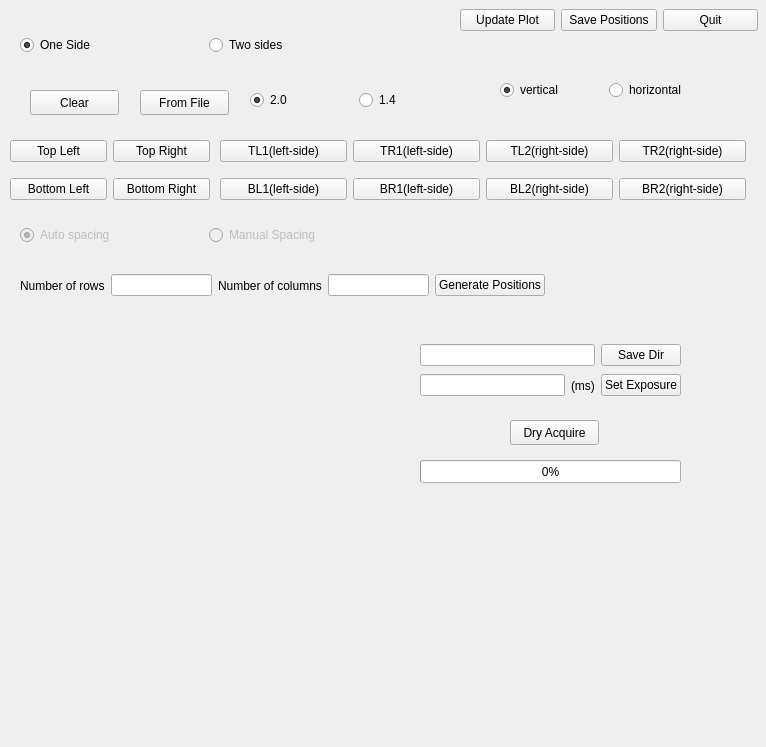
<?xml version="1.0" encoding="UTF-8"?>
<ui version="4.0">
 <class>PosGenWindow</class>
 <widget class="QMainWindow" name="PosGenWindow">
  <property name="geometry">
   <rect>
    <x>0</x>
    <y>0</y>
    <width>766</width>
    <height>747</height>
   </rect>
  </property>
  <property name="windowTitle">
   <string>MainWindow</string>
  </property>
  <widget class="QWidget" name="posgen_widget">
   <widget class="QWidget" name="horizontalLayoutWidget">
    <property name="geometry">
     <rect>
      <x>20</x>
      <y>20</y>
      <width>371</width>
      <height>51</height>
     </rect>
    </property>
    <layout class="QHBoxLayout" name="grid_type_layout">
     <item>
      <widget class="QRadioButton" name="one_rect_button">
       <property name="text">
        <string>One Side</string>
       </property>
       <property name="checked">
        <bool>true</bool>
       </property>
      </widget>
     </item>
     <item>
      <widget class="QRadioButton" name="two_rect_button">
       <property name="text">
        <string>Two sides</string>
       </property>
      </widget>
     </item>
    </layout>
   </widget>
   <widget class="QWidget" name="gridLayoutWidget">
    <property name="geometry">
     <rect>
      <x>10</x>
      <y>130</y>
      <width>200</width>
      <height>80</height>
     </rect>
    </property>
    <layout class="QGridLayout" name="one_side_layout">
     <item row="0" column="0">
      <widget class="QPushButton" name="tl_button">
       <property name="text">
        <string>Top Left</string>
       </property>
      </widget>
     </item>
     <item row="1" column="0">
      <widget class="QPushButton" name="bl_button">
       <property name="text">
        <string>Bottom Left</string>
       </property>
      </widget>
     </item>
     <item row="0" column="1">
      <widget class="QPushButton" name="tr_button">
       <property name="text">
        <string>Top Right</string>
       </property>
      </widget>
     </item>
     <item row="1" column="1">
      <widget class="QPushButton" name="br_button">
       <property name="text">
        <string>Bottom Right</string>
       </property>
      </widget>
     </item>
    </layout>
   </widget>
   <widget class="QWidget" name="horizontalLayoutWidget_2">
    <property name="enabled">
     <bool>true</bool>
    </property>
    <property name="geometry">
     <rect>
      <x>220</x>
      <y>130</y>
      <width>526</width>
      <height>81</height>
     </rect>
    </property>
    <layout class="QHBoxLayout" name="two_sides_layout">
     <item>
      <layout class="QGridLayout" name="left_side_layout">
       <item row="1" column="0">
        <widget class="QPushButton" name="left_bl_button">
         <property name="enabled">
          <bool>true</bool>
         </property>
         <property name="text">
          <string>BL1(left-side)</string>
         </property>
        </widget>
       </item>
       <item row="1" column="1">
        <widget class="QPushButton" name="left_br_button">
         <property name="enabled">
          <bool>true</bool>
         </property>
         <property name="text">
          <string>BR1(left-side)</string>
         </property>
        </widget>
       </item>
       <item row="0" column="0">
        <widget class="QPushButton" name="left_tl_button">
         <property name="enabled">
          <bool>true</bool>
         </property>
         <property name="text">
          <string>TL1(left-side)</string>
         </property>
        </widget>
       </item>
       <item row="0" column="1">
        <widget class="QPushButton" name="left_tr_button">
         <property name="enabled">
          <bool>true</bool>
         </property>
         <property name="text">
          <string>TR1(left-side)</string>
         </property>
        </widget>
       </item>
      </layout>
     </item>
     <item>
      <layout class="QGridLayout" name="right_side_layout">
       <item row="0" column="1">
        <widget class="QPushButton" name="right_tr_button">
         <property name="enabled">
          <bool>true</bool>
         </property>
         <property name="text">
          <string>TR2(right-side)</string>
         </property>
        </widget>
       </item>
       <item row="0" column="0">
        <widget class="QPushButton" name="right_tl_button">
         <property name="enabled">
          <bool>true</bool>
         </property>
         <property name="text">
          <string>TL2(right-side)</string>
         </property>
        </widget>
       </item>
       <item row="1" column="0">
        <widget class="QPushButton" name="right_bl_button">
         <property name="enabled">
          <bool>true</bool>
         </property>
         <property name="text">
          <string>BL2(right-side)</string>
         </property>
        </widget>
       </item>
       <item row="1" column="1">
        <widget class="QPushButton" name="right_br_button">
         <property name="enabled">
          <bool>true</bool>
         </property>
         <property name="text">
          <string>BR2(right-side)</string>
         </property>
        </widget>
       </item>
      </layout>
     </item>
    </layout>
   </widget>
   <widget class="QWidget" name="horizontalLayoutWidget_3">
    <property name="geometry">
     <rect>
      <x>460</x>
      <y>0</y>
      <width>298</width>
      <height>41</height>
     </rect>
    </property>
    <layout class="QHBoxLayout" name="general_buttons">
     <item>
      <widget class="QPushButton" name="update_plot_button">
       <property name="text">
        <string>Update Plot</string>
       </property>
      </widget>
     </item>
     <item>
      <widget class="QPushButton" name="save_pos_button">
       <property name="text">
        <string>Save Positions</string>
       </property>
      </widget>
     </item>
     <item>
      <widget class="QPushButton" name="quit_button">
       <property name="text">
        <string>Quit</string>
       </property>
      </widget>
     </item>
    </layout>
   </widget>
   <widget class="QWidget" name="horizontalLayoutWidget_4">
    <property name="geometry">
     <rect>
      <x>20</x>
      <y>260</y>
      <width>525</width>
      <height>51</height>
     </rect>
    </property>
    <layout class="QHBoxLayout" name="spacing_layout_input">
     <item>
      <widget class="QLabel" name="n_rows_label">
       <property name="text">
        <string>Number of rows</string>
       </property>
      </widget>
     </item>
     <item>
      <widget class="QLineEdit" name="n_rows_edit"/>
     </item>
     <item>
      <widget class="QLabel" name="n_cols_label">
       <property name="text">
        <string>Number of columns</string>
       </property>
      </widget>
     </item>
     <item>
      <widget class="QLineEdit" name="n_cols_edit"/>
     </item>
     <item>
      <widget class="QPushButton" name="generate_pos_button">
       <property name="text">
        <string>Generate Positions</string>
       </property>
      </widget>
     </item>
    </layout>
   </widget>
   <widget class="QWidget" name="horizontalLayoutWidget_5">
    <property name="geometry">
     <rect>
      <x>20</x>
      <y>220</y>
      <width>371</width>
      <height>31</height>
     </rect>
    </property>
    <layout class="QHBoxLayout" name="spacing_layout_type">
     <item>
      <widget class="QRadioButton" name="auto_spacing_button">
       <property name="enabled">
        <bool>false</bool>
       </property>
       <property name="text">
        <string>Auto spacing</string>
       </property>
       <property name="checked">
        <bool>true</bool>
       </property>
      </widget>
     </item>
     <item>
      <widget class="QRadioButton" name="manual_spacing_button">
       <property name="enabled">
        <bool>false</bool>
       </property>
       <property name="text">
        <string>Manual Spacing</string>
       </property>
      </widget>
     </item>
    </layout>
   </widget>
   <widget class="QPushButton" name="clear_button">
    <property name="geometry">
     <rect>
      <x>30</x>
      <y>90</y>
      <width>89</width>
      <height>25</height>
     </rect>
    </property>
    <property name="text">
     <string>Clear</string>
    </property>
   </widget>
   <widget class="PlotWidget" name="positions_plot" native="true">
    <property name="geometry">
     <rect>
      <x>30</x>
      <y>350</y>
      <width>341</width>
      <height>311</height>
     </rect>
    </property>
   </widget>
   <widget class="QPushButton" name="from_file_button">
    <property name="geometry">
     <rect>
      <x>140</x>
      <y>90</y>
      <width>89</width>
      <height>25</height>
     </rect>
    </property>
    <property name="text">
     <string>From File</string>
    </property>
   </widget>
   <widget class="QPushButton" name="dry_acquire_button">
    <property name="geometry">
     <rect>
      <x>510</x>
      <y>420</y>
      <width>89</width>
      <height>25</height>
     </rect>
    </property>
    <property name="text">
     <string>Dry Acquire</string>
    </property>
   </widget>
   <widget class="QWidget" name="horizontalLayoutWidget_6">
    <property name="geometry">
     <rect>
      <x>420</x>
      <y>340</y>
      <width>261</width>
      <height>31</height>
     </rect>
    </property>
    <layout class="QHBoxLayout" name="save_dir_layout">
     <item>
      <widget class="QLineEdit" name="save_dir_path_edit">
       <property name="enabled">
        <bool>true</bool>
       </property>
       <property name="readOnly">
        <bool>true</bool>
       </property>
      </widget>
     </item>
     <item>
      <widget class="QPushButton" name="save_dir_button">
       <property name="text">
        <string>Save Dir</string>
       </property>
      </widget>
     </item>
    </layout>
   </widget>
   <widget class="QWidget" name="horizontalLayoutWidget_7">
    <property name="geometry">
     <rect>
      <x>420</x>
      <y>370</y>
      <width>261</width>
      <height>31</height>
     </rect>
    </property>
    <layout class="QHBoxLayout" name="horizontalLayout">
     <item>
      <widget class="QLineEdit" name="exposure_edit"/>
     </item>
     <item>
      <widget class="QLabel" name="exposure_label">
       <property name="text">
        <string>(ms)</string>
       </property>
      </widget>
     </item>
     <item>
      <widget class="QPushButton" name="exposure_button">
       <property name="text">
        <string>Set Exposure</string>
       </property>
      </widget>
     </item>
    </layout>
   </widget>
   <widget class="QProgressBar" name="dry_run_progressbar">
    <property name="geometry">
     <rect>
      <x>420</x>
      <y>460</y>
      <width>261</width>
      <height>23</height>
     </rect>
    </property>
    <property name="value">
     <number>0</number>
    </property>
   </widget>
   <widget class="QWidget" name="horizontalLayoutWidget_8">
    <property name="geometry">
     <rect>
      <x>250</x>
      <y>80</y>
      <width>211</width>
      <height>41</height>
     </rect>
    </property>
    <layout class="QHBoxLayout" name="mm_version_layout">
     <item>
      <widget class="QRadioButton" name="mm20_button">
       <property name="text">
        <string>2.0</string>
       </property>
       <property name="checked">
        <bool>true</bool>
       </property>
      </widget>
     </item>
     <item>
      <widget class="QRadioButton" name="mm14_button">
       <property name="text">
        <string>1.4</string>
       </property>
      </widget>
     </item>
    </layout>
   </widget>
   <widget class="QWidget" name="horizontalLayoutWidget_9">
    <property name="geometry">
     <rect>
      <x>500</x>
      <y>70</y>
      <width>211</width>
      <height>41</height>
     </rect>
    </property>
    <layout class="QHBoxLayout" name="chip_orientation_layout">
     <item>
      <widget class="QRadioButton" name="chip_vertical_button">
       <property name="text">
        <string>vertical</string>
       </property>
       <property name="checked">
        <bool>true</bool>
       </property>
      </widget>
     </item>
     <item>
      <widget class="QRadioButton" name="chip_horizontal_button">
       <property name="text">
        <string>horizontal</string>
       </property>
      </widget>
     </item>
    </layout>
   </widget>
  </widget>
  <widget class="QMenuBar" name="menubar">
   <property name="geometry">
    <rect>
     <x>0</x>
     <y>0</y>
     <width>766</width>
     <height>21</height>
    </rect>
   </property>
  </widget>
 </widget>
 <customwidgets>
  <customwidget>
   <class>PlotWidget</class>
   <extends>QWidget</extends>
   <header>pyqtgraph</header>
   <container>1</container>
  </customwidget>
 </customwidgets>
 <resources/>
 <connections/>
</ui>
